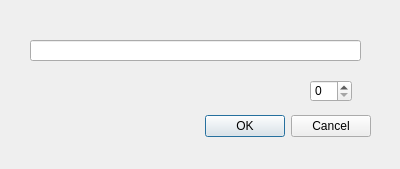
<?xml version="1.0" encoding="UTF-8"?>
<ui version="4.0">
 <class>DialogInsertString</class>
 <widget class="QDialog" name="DialogInsertString">
  <property name="geometry">
   <rect>
    <x>0</x>
    <y>0</y>
    <width>400</width>
    <height>169</height>
   </rect>
  </property>
  <property name="windowTitle">
   <string>Dialog</string>
  </property>
  <widget class="QDialogButtonBox" name="buttonBox">
   <property name="geometry">
    <rect>
     <x>30</x>
     <y>110</y>
     <width>341</width>
     <height>32</height>
    </rect>
   </property>
   <property name="orientation">
    <enum>Qt::Horizontal</enum>
   </property>
   <property name="standardButtons">
    <set>QDialogButtonBox::Cancel|QDialogButtonBox::Ok</set>
   </property>
  </widget>
  <widget class="QLineEdit" name="lineEdit">
   <property name="geometry">
    <rect>
     <x>30</x>
     <y>40</y>
     <width>331</width>
     <height>21</height>
    </rect>
   </property>
  </widget>
  <widget class="QSpinBox" name="spinBox">
   <property name="geometry">
    <rect>
     <x>310</x>
     <y>80</y>
     <width>42</width>
     <height>22</height>
    </rect>
   </property>
  </widget>
 </widget>
 <resources/>
 <connections>
  <connection>
   <sender>buttonBox</sender>
   <signal>accepted()</signal>
   <receiver>DialogInsertString</receiver>
   <slot>accept()</slot>
   <hints>
    <hint type="sourcelabel">
     <x>248</x>
     <y>254</y>
    </hint>
    <hint type="destinationlabel">
     <x>157</x>
     <y>274</y>
    </hint>
   </hints>
  </connection>
  <connection>
   <sender>buttonBox</sender>
   <signal>rejected()</signal>
   <receiver>DialogInsertString</receiver>
   <slot>reject()</slot>
   <hints>
    <hint type="sourcelabel">
     <x>316</x>
     <y>260</y>
    </hint>
    <hint type="destinationlabel">
     <x>286</x>
     <y>274</y>
    </hint>
   </hints>
  </connection>
 </connections>
</ui>
